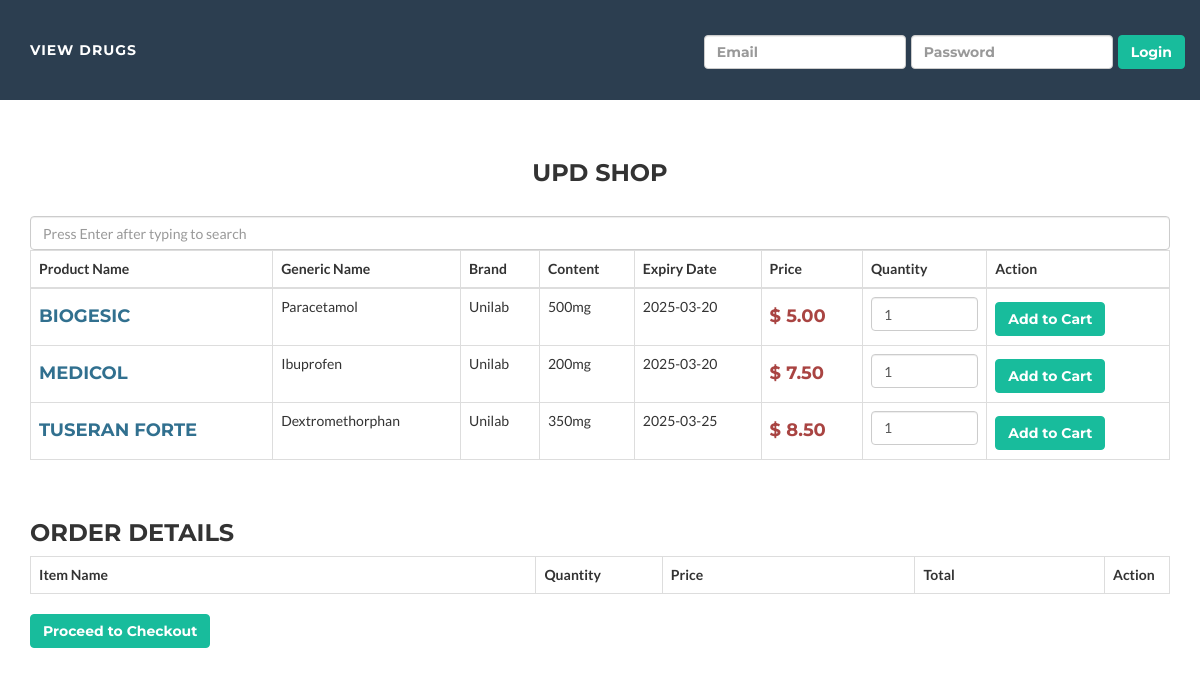
The page /cart.php on the database as committed earlier.
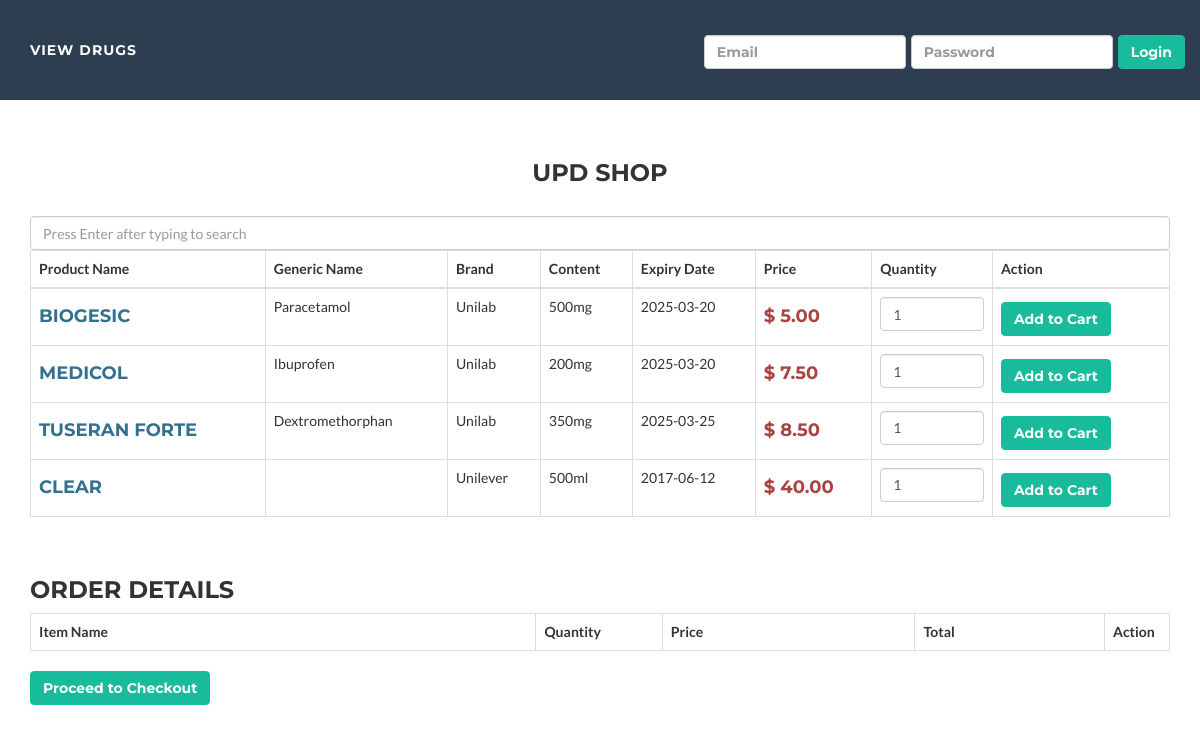
The same page on the database as committed later.
### tables this page shows
CREATE TABLE `product` (
  `product_id` int(11) NOT NULL,
  `name` varchar(20) DEFAULT NULL,
  `price` decimal(10,2) DEFAULT NULL,
  `dosage` varchar(20) DEFAULT NULL,
  `generic_name` varchar(20) DEFAULT NULL,
  `brand` varchar(20) DEFAULT NULL,
  `expiry_date` date DEFAULT NULL,
  `quantity` int(11) DEFAULT NULL
);

### cart.php (the view, shortened to what this page needs)
<?php
 $connect = mysqli_connect("localhost", "root", "", "uppharmadown");
 ?>
<!DOCTYPE html>
<head>
    <link rel="stylesheet" type="text/css" href="css/animate.css">
    <link href="vendor/bootstrap/css/bootstrap.min.css" rel="stylesheet">
    <link href="css/freelancer.min.css" rel="stylesheet">
    <link href="vendor/font-awesome/css/font-awesome.min.css" rel="stylesheet" type="text/css">
</head>
<body class="index animated fadeIn">
  <?php require("navbar.php"); ?>
  <section><br><br>
    <div class="container">
                <h3 align="center">UPD Shop</h3><br />
                <input type = 'text' id = 'search' placeholder = 'Press Enter after typing to search' class = 'form-control'>
                <table class="table table-bordered">
                <tr>
                     <th>Product Name</th>
                     <th>Generic Name</th>
                     <th>Brand</th>
                     <th>Content</th>
                     <th>Expiry Date</th>
                     <th>Price</th>
                     <th>Quantity</th>
                     <th>Action</th>
                </tr>
                <tbody id = 'results'>
                <?php
                $query = "SELECT * FROM product ORDER BY product_id ASC";
                $result = mysqli_query($connect, $query);
                if(mysqli_num_rows($result) > 0)
                {
                     while($row = mysqli_fetch_array($result))
                     {
                ?>
                <tr>
                    <form class='addcart' method="post" action="cart.php?action=add&id=<?php echo $row["product_id"]; ?>">
                     <td><h4 class="text-info"><?php echo $row["name"]; ?></h4></td>
                     <td><?php echo $row["generic_name"]; ?></td>
                     <td><?php echo $row["brand"]; ?></td>
                     <td><?php echo $row["dosage"]; ?></td>
                     <td><?php echo $row["expiry_date"]; ?></td>
                     <td><h4 class="text-danger">$ <?php echo $row["price"]; ?></h4></td>
                     <td><input type="number" name="quantity" class="form-control" value="1" min="1" max="<?php echo $row["quantity"]; ?>" /></td>
                     <td><input type="submit" name="add_to_cart" style="margin-top:5px;" class="btn btn-success" value="Add to Cart" /></td>
                    </form>
                </tr>
                <?php
                     }
                }
                ?>
                </tbody>
                </table>
                <br />
                <h3>Order Details</h3>
                <div class="table-responsive">
                     <table class="table table-bordered">
                          <tr>
                               <th width="40%">Item Name</th>
                               <th width="10%">Quantity</th>
                               <th width="20%">Price</th>
                               <th width="15%">Total</th>
                               <th width="5%">Action</th>
                          </tr>
                     </table>
                     <a href="checkout.php"><button class="btn btn-success">Proceed to Checkout</button></a>
                </div>
           </div>
  </section>
</body>
</html>

### navbar.php (shortened to what this page needs)
<nav id="mainNav" class="navbar navbar-default navbar-fixed-top navbar-custom">
        <div class="container-fluid">
            <div>
                <ul class="nav navbar-nav">
                  <li class=""><a href="cart.php">View Drugs</a></li>
                </ul>
                <div class="pull-right nav navbar-nav">
                    <?php
                        if(isset($_SESSION['name'])){
                            echo "<a class='btn btn-md btn-outline' href='logout.php' style='margin-top:2px;'>
                                    <span class='glyphicon glyphicon-off' aria-hidden='true' aria-label='Log-out'></span>
                                </a>";
                        }else{
                            echo "<form class='form-inline' method='post' action='login_check.php' autocomplete='off' style='margin-top:10px;'>
                                    <input type='email' name='email' class='form-control' placeholder='Email' autocomplete='off' />
                                    <input type='password' name='password'  class='form-control' placeholder='Password'>
                                    <button class='btn btn-success'>Login</button>
                                </form>";
                        }
                    ?>
                </div>
            </div>
        </div>
    </nav>

### cart.php (style rules this page uses)
.btn { color: white; padding: background-color: #18BC9C; border-radius: 0px; font-family: Montserrat,"Helvetica Neue",Helvetica,Arial,sans-serif; }
td .btn { margin-right: 5px; }

Rows that differ between the two databases and show on the page:
added product: name "CLEAR", brand "Unilever", dosage "500ml", expiry_date "2017-06-12", price "40.00"
